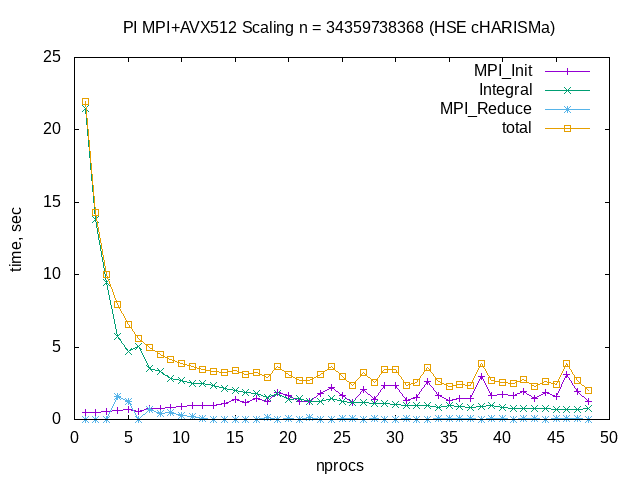

Source code (gnuplot):
set terminal png enhanced notransparent
set output 'pi_hse_test_1.png'
set title 'PI MPI+AVX512 Scaling n = 34359738368 (HSE cHARISMa)'
set xlabel 'nprocs'
set ylabel 'time, sec'
plot 'pi_hse_test_1.csv' using 2:3 with linespoints title 'MPI\_Init', 'pi_hse_test_1.csv' using 2:4 with linespoints title 'Integral', 'pi_hse_test_1.csv' using 2:5 with linespoints title 'MPI\_Reduce', 'pi_hse_test_1.csv' using 2:6 with linespoints title 'total'

